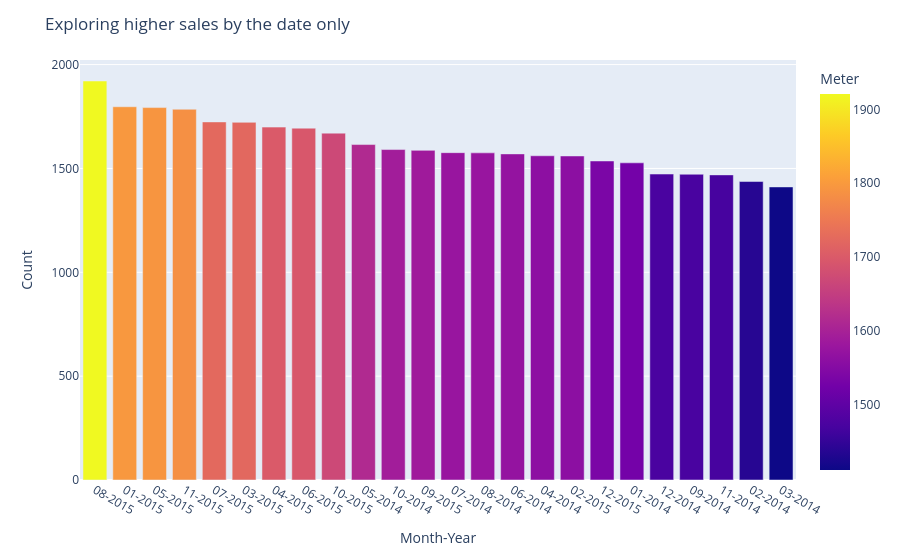

Notebook source saved alongside this figure:
### Code cell
# Plot for higher sales by the date
fig1 = px.bar(data["Month-Year"].value_counts(ascending=False), 
              orientation= "v", 
              color = data["Month-Year"].value_counts(ascending=False),
               labels={'value':'Count', 'index':'Date','color':'Meter'})

fig1.update_layout(title_text="Exploring higher sales by the date")

fig1.show()

### Figure 1 — Plotly figure (JSON) as saved in the notebook; plotly's stock layout.template omitted (floating-point values rounded to 4 significant figures)
{"data": [{"alignmentgroup": "True", "hovertemplate": "Month-Year=%{x}<br>Count=%{y}<br>Meter=%{marker.color}<extra></extra>", "legendgroup": "", "marker": {"color": [1921, 1797, 1793, 1785, 1724, 1722, 1699, 1694, 1670, 1615, 1591, 1587, 1576, 1575, 1570, 1561, 1560, 1536, 1527, 1473, 1472, 1469, 1437, 1411], "coloraxis": "coloraxis", "pattern": {"shape": ""}}, "name": "", "offsetgroup": "", "orientation": "v", "showlegend": false, "textposition": "auto", "type": "bar", "x": ["08-2015", "01-2015", "05-2015", "11-2015", "07-2015", "03-2015", "04-2015", "06-2015", "10-2015", "05-2014", "10-2014", "09-2015", "07-2014", "08-2014", "06-2014", "04-2014", "02-2015", "12-2015", "01-2014", "12-2014", "09-2014", "11-2014", "02-2014", "03-2014"], "xaxis": "x", "y": [1921, 1797, 1793, 1785, 1724, 1722, 1699, 1694, 1670, 1615, 1591, 1587, 1576, 1575, 1570, 1561, 1560, 1536, 1527, 1473, 1472, 1469, 1437, 1411], "yaxis": "y"}], "layout": {"barmode": "relative", "coloraxis": {"colorbar": {"title": {"text": "Meter"}}, "colorscale": [[0, "#0d0887"], [0.1111, "#46039f"], [0.2222, "#7201a8"], [0.3333, "#9c179e"], [0.4444, "#bd3786"], [0.5556, "#d8576b"], [0.6667, "#ed7953"], [0.7778, "#fb9f3a"], [0.8889, "#fdca26"], [1, "#f0f921"]]}, "legend": {"tracegroupgap": 0}, "margin": {"t": 60}, "title": {"text": "Exploring higher sales by the date only"}, "xaxis": {"anchor": "y", "domain": [0, 1], "title": {"text": "Month-Year"}}, "yaxis": {"anchor": "x", "domain": [0, 1], "title": {"text": "Count"}}}}
